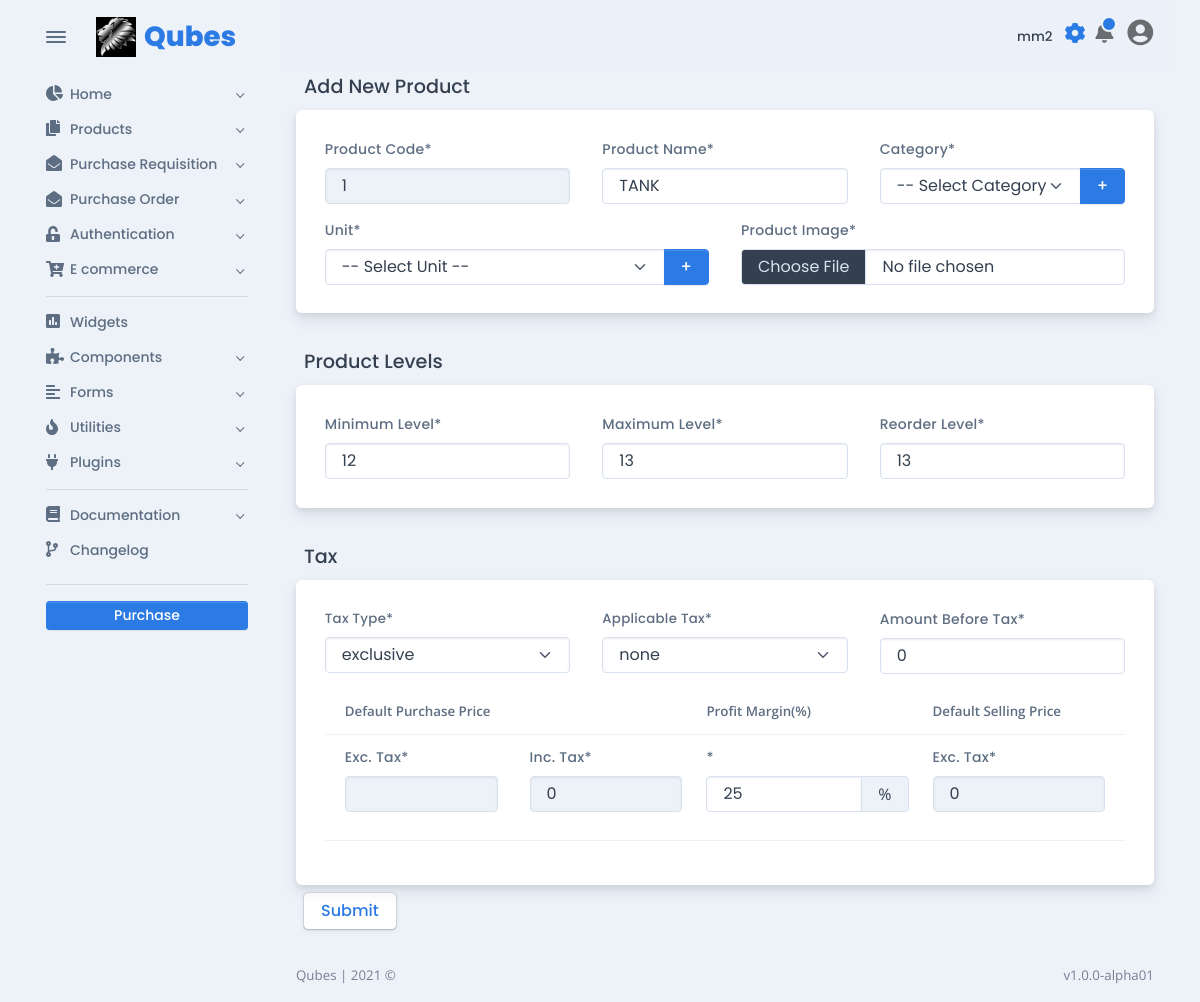
Page /products/edit_product.php?product_code=1 (signed in) on the committed database.
### tables this page shows
CREATE TABLE `tbl_product` (
  `product_code` bigint(254) NOT NULL,
  `product_name` varchar(100) NOT NULL,
  `product_unit` varchar(254) NOT NULL,
  `product_category` varchar(254) NOT NULL,
  `min_level` varchar(50) NOT NULL,
  `max_level` varchar(50) NOT NULL,
  `reorder` varchar(50) NOT NULL,
  `product_image` varchar(254) NOT NULL,
  `dsp_price` int(254) NOT NULL,
  `amount_before_tax` int(50) NOT NULL,
  `dpp_inc_tax` int(50) NOT NULL,
  `applicable_tax` int(50) NOT NULL,
  `profit_margin` int(50) NOT NULL,
  `product_supplier` varchar(50) NOT NULL,
  `user` varchar(50) NOT NULL
);

### products/edit_product.php (the view, shortened to what this page needs)
<!DOCTYPE html>
<html lang="en-US" dir="ltr">
<?php
include '../includes/base_page/head.php';
?>
<?php
include_once '../includes/dbconnect.php';
$product_code= $_REQUEST['product_code'];
$query = "SELECT * FROM tbl_product WHERE product_code = '".$product_code."'" ;
$result = mysqli_query($conn, $query) or die ( mysqli_error($conn));
$row = mysqli_fetch_assoc($result);
?>
<body>
  <main class="main" id="top">
    <div class="container" data-layout="container">
      <?php
      include '../includes/base_page/nav.php';
      ?>
      <div class="content">
        <?php
        include '../navbar-shared.php';
        ?>
        <h5 class="p-2">Add New Product</h5>
        <?php
if(isset($_POST['new']) && $_POST['new']==1)
{
$product_code = $_REQUEST['product_code'];
$product_name = $_REQUEST['product_name'];
$product_unit = $_REQUEST['product_unit'];
$product_category = $_REQUEST['product_category'];
$min_level = $_REQUEST['min_level'];
$max_level = $_REQUEST['max_level'];
$reorder = $_REQUEST['reorder'];
$product_image = $_REQUEST['product_image'];
$dsp_price = $_REQUEST['dsp_price'];
$amount_before_tax = $_REQUEST['amount_before_tax'];
$dpp_inc_tax = $_REQUEST['dpp_inc_tax'];
$applicable_tax = $_REQUEST['applicable_tax'];
$profit_margin = $_REQUEST['profit_margin'];
$product_supplier = $_REQUEST['product_supplier'];
$update="update tbl_product set product_name='".$product_name."' ,product_unit='".$product_unit."', product_category='".$product_category."', min_level='".$min_level."', max_level='".$max_level."', reorder='".$reorder."', product_image='".$product_image."', dsp_price='".$dsp_price."',amount_before_tax='".$amount_before_tax."', dpp_inc_tax='".$dpp_inc_tax."', applicable_tax='".$applicable_tax."', profit_margin='".$profit_margin."',product_supplier='".$product_supplier."' where product_code='".$product_code."'";
mysqli_query($conn, $update) or die(mysqli_error());
$status = "Record Updated Successfully. </br></br>
<a href='view-product-ui.php'>View Updated Record</a>";
echo '<p style="color:#FF0000;">'.$status.'</p>';
}else {
?>
        <form action="edit_product.php" method="post" name="edit_product" id="edit_product" enctype="multipart/form-data">
          <div class="card">
            <div class="card-body fs--1 p-4">
              <div class="row">
                <div class="col">
                  <label class="form-label" for="product_code">Product Code*</label>
                  <input type="text" class="form-control" name="product_code" id="product_code"  value="<?php echo $row['product_code'];?>"  readonly>
                </div>
                <div class="col">
                  <label class="form-label" for="product_name">Product Name*</label>
                  <input type="text" class="form-control" name="product_name" id="product_name" value="<?php echo $row['product_name'];?>" required>
                </div>
                <div class="col">
                  <label class="form-label" for="product_category">Category*</label>
                  <div class="input-group">
                    <select class="form-select" name="product_category" id="product_category" value="<?php echo $row['product_category'];?>" required>
                      <option value disabled selected>
                        -- Select Category --
                      </option>
                    </select>
                    <button type="button" class="btn btn-primary input-group-btn" data-toggle="modal" data-target="#addCategory">
                      +
                    </button>
                  </div>
                </div>
              </div>
              <div class="row pt-3">
                <div class="col">
                  <label class="form-label" for="product_unit">Unit*</label>
                  <div class="input-group">
                    <select class="form-select" name="product_unit" id="product_unit" value="<?php echo $row['product_unit'];?>" required>
                      <option value disabled selected>
                        -- Select Unit --
                      </option>
                    </select>
                    <button type="button" class="btn btn-primary input-group-btn" data-toggle="modal" data-target="#addUnit">
                      +
                    </button>
                  </div>
                </div>
                <div class="col">
                  <label class="form-label" for="product_image">Product Image*</label>
                  <input class="form-control" id="product_image" name="product_image" value="<?php echo $row['product_image'];?>" type="file" accept="image/*" required>
                </div>
              </div>
            </div>
          </div>
          <h5 class="p-2 mt-4">Product Levels</h5>
          <div class="card">
            <div class="card-body fs--1 p-4">
              <div class="row">
                <div class="col">
                  <label class="form-label" for="min_level">Minimum Level*</label>
                  <input type="number" class="form-control" name="min_level" id="min_level"  value="<?php echo $row['min_level'];?>" required>
                </div>
                <div class="col">
                  <label class="form-label" for="max_level">Maximum Level*</label>
                  <input type="number" class="form-control" name="max_level" id="max_level" value="<?php echo $row['max_level'];?>" required>
                </div>
                <div class="col">
                  <label class="form-label" for="reorder">Reorder Level*</label>
                  <input type="number" class="form-control" name="reorder" id="reorder" value="<?php echo $row['reorder'];?>" required>
                </div>
              </div>
            </div>
          </div>
          <h5 class="p-2 mt-4">Tax</h5>
          <div class="card">
            <div class="card-body fs--1 p-4">
              <div class="row">
                <div class="col">
                  <label for="tax_type">Tax Type*</label><br />
                  <select class="form-select" name="tax_type" id="tax_type" required onchange="calculatePrices();">
                    <option value="exclusive">exclusive</option>
                  </select>
                </div>
                <div class="col">
                  <label for="applicable_tax">Applicable Tax*</label><br />
                  <select class="form-select" name="applicable_tax" id="applicable_tax" required onchange="calculatePrices();">
                    <option value="0">none</option>
                  </select>
                </div>
                <div class="col">
                  <label class="form-label" for="amount_before_tax">Amount Before Tax*</label>
                  <input type="number" class="form-control" name="amount_before_tax" value="<?php echo $row['amount_before_tax'];?>" id="amount_before_tax" required onchange="calculatePrices();">
                </div>
              </div>
              <table class="table mt-3">
                <thead>
                  <tr>
                    <th scope="col">Default Purchase Price</th>
                    <th scope="col">Profit Margin(%)</th>
                    <th scope="col">Default Selling Price</th>
                  </tr>
                </thead>
                <tbody>
                  <tr>
                    <td>
                      <div class="row">
                        <div class="col">
                          <label class="form-label" for="dpp_exc_tax">Exc. Tax*</label>
                          <input type="number" class="form-control" name="dpp_exc_tax" id="dpp_exc_tax" required readonly>
                        </div>
                        <div class="col">
                          <label class="form-label" for="dpp_inc_tax">Inc. Tax*</label>
                          <input type="number" class="form-control" name="dpp_inc_tax" id="dpp_inc_tax" value="<?php echo $row['dpp_inc_tax'];?>" required readonly>
                        </div>
                    </td>
                    <td>
                      <label class="form-label" for="profit_margin">*</label>
                      <div class="input-group mb-3 col col-md-2">
                        <input type="number" class="form-control" name="profit_margin" aria-describedby="margin-percentage-label" value="25" id="profit_margin" required>
                        <span class="input-group-text" id="margin-percentage-label">%</span>
                      </div>
                    </td>
                    <td>
                      <label class="form-label" for="dsp_price">Exc. Tax*</label>
                      <input type="number" class="form-control" name="dsp_price" id="dsp_price" value="<?php echo $row['dsp_price'];?>" required readonly>
                    </td>
                  </tr>
                </tbody>
              </table>
            </div>
          </div>
          <input type="submit" class="btn btn-falcon-primary m-2" name="submit" id="submit" value="Submit">
        </form>
                  <?php } ?>
        <?php
        include '../includes/base_page/footer.php';
        ?>
</body>
</html>

### rows in the picture
tbl_product: product_code "1", product_name "TANK", min_level "12", max_level "13", reorder "13", amount_before_tax "0", dpp_inc_tax "0", dsp_price "0"

### other values in the picture
$_SESSION['branch'] "mm2"
